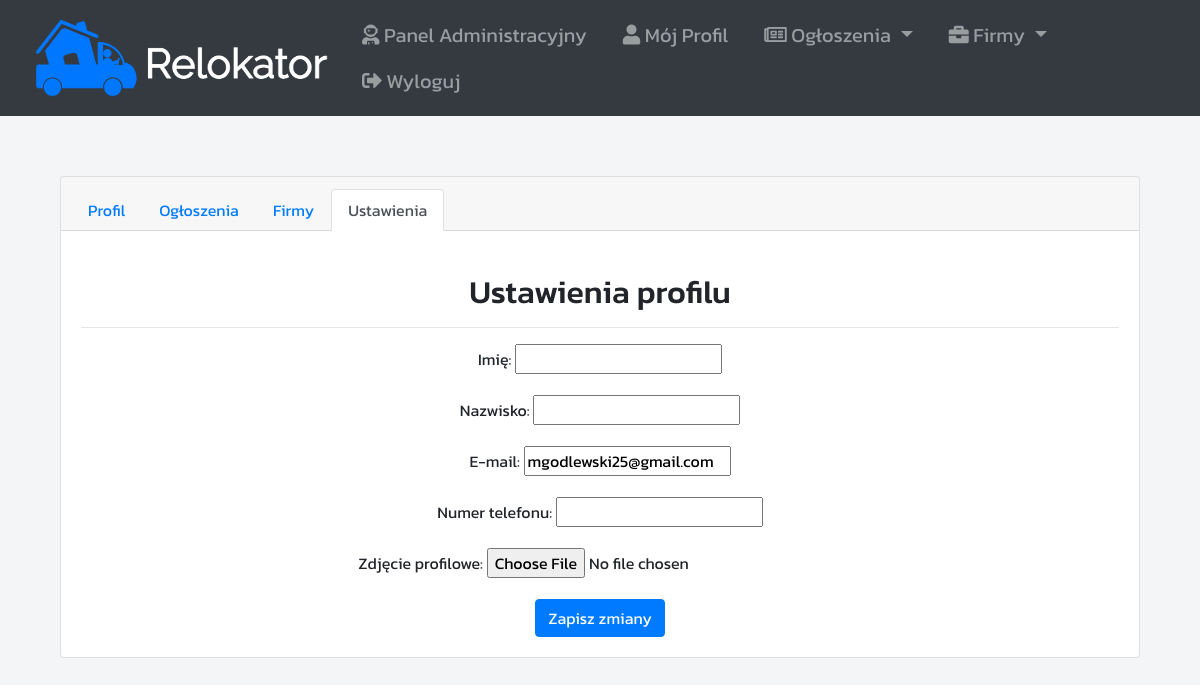
The page /accounts/admin/settings (signed in) on the database as committed earlier.
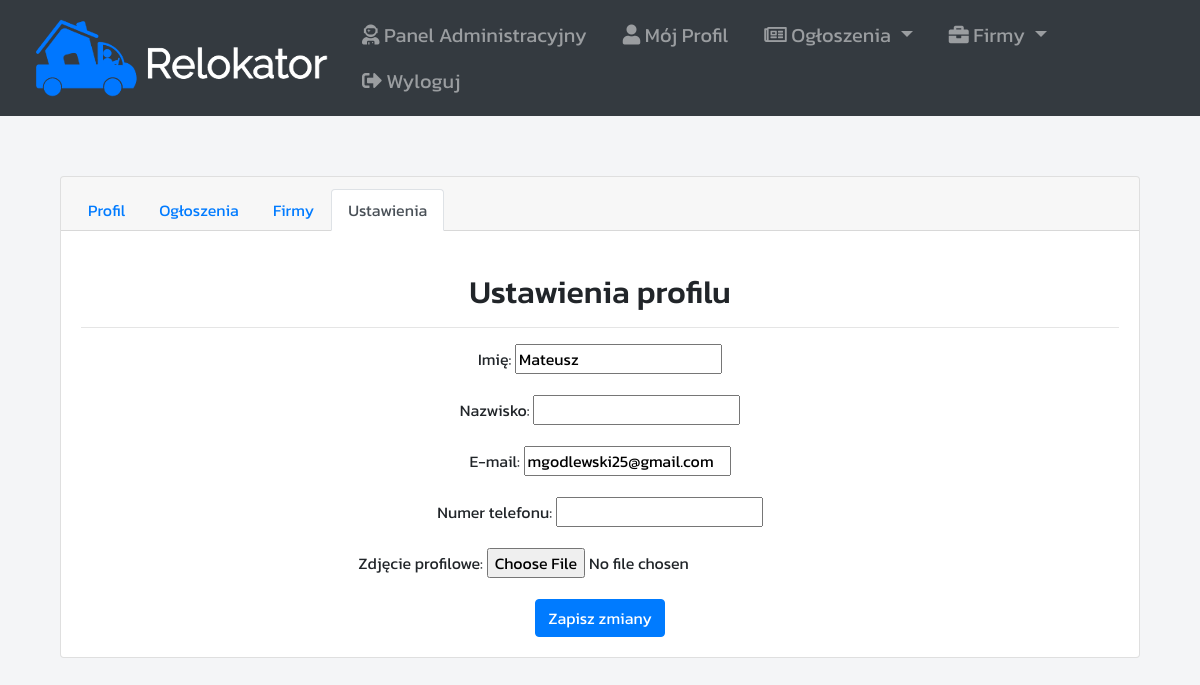
The same page on the database as committed later.
### accounts/models.py (models this page shows)
class Account(AbstractUser):
    username = models.CharField(max_length=50, unique=True, verbose_name="Nazwa użytkownika")
    first_name = models.CharField(max_length=100, unique=False, blank=False, verbose_name="Imię")
    last_name = models.CharField(max_length=100, unique=False, blank=True, verbose_name="Nazwisko")
    join_date = models.DateTimeField(default=timezone.now)
    email = models.EmailField(max_length=100, unique=True, verbose_name="E-mail")
    phone_number = models.CharField(max_length=20, unique=True, blank=False, verbose_name="Numer telefonu")
    profile_image = models.ImageField(upload_to='profile_images/', blank=True, null=True, verbose_name="Zdjęcie profilowe")
    USERNAME_FIELD = 'username'
    REQUIRED_FIELDS = ['first_name', 'email', 'phone_number']

### accounts/views.py (the view)
# urls.py: path('<str:account_id>/settings', account_update_view)
@login_required
def account_update_view(request, account_id):
    template_name = "accounts/account-update.html"
    user = Account.objects.get(username=account_id)
    form = AccountUpdateForm(request.POST or None, instance=user)
    if request.user.username != user.username:
        return render(request, "website/error_404.html")
    if form.is_valid():
        form.save()
    context = {
        "title": "Ustawienia konta",
        "form": form,
    }
    return render(request, template_name, context)

### accounts/forms.py
class AccountUpdateForm(UserChangeForm):
    password = None
    class Meta:
        model = Account
        fields = ('first_name', 'last_name', 'email', 'phone_number', 'profile_image')

### accounts/templates/accounts/account-update.html (shortened to what this page needs)
{% extends 'website/base.html' %}
{% block content %}
  <div class="card text-center" style="margin: 5%">
    <div class="card-header">
        <ul class="nav nav-tabs card-header-tabs">
            <li class="nav-item">
                <a class="nav-link" href="info">Profil</a>
            </li>
            <li class="nav-item">
                <a class="nav-link" href="adverts">Ogłoszenia</a>
            </li>
            <li class="nav-item">
                <a class="nav-link" href="companies">Firmy</a>
            </li>
            <li class="nav-item">
                <a class="nav-link active" href="">Ustawienia</a>
            </li>
        </ul>
    </div>
    <div class="card-body" style="margin-top:2%">
        <h2 class="text-center">Ustawienia profilu<b>{{username}}</b></h1>
        <hr>
        <form method="POST" enctype="multipart/form-data">
            {{ form.as_p }}
            <button class="btn btn-primary" type="submit">Zapisz zmiany</button>
        </form>
    </div>
  </div>
{% endblock  %}

Rows that differ between the two databases and show on the page:
changed Account "mgodlewski25@gmail.com": first_name (not shown) → "Mateusz"
